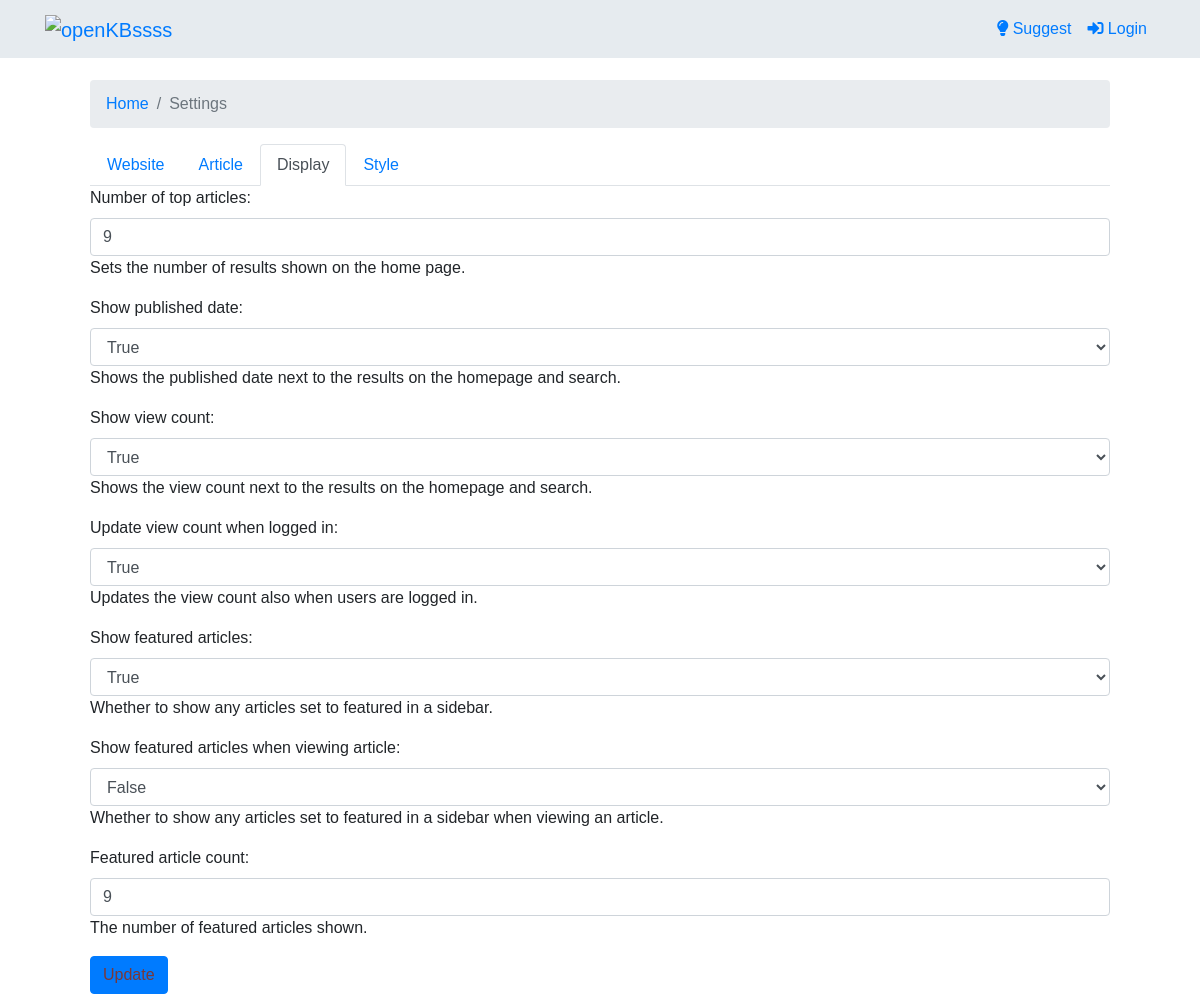
Screenshot of /settings/display/ with the database file from the repository.
### kb/models.py (models this page shows, shortened)
class DisplaySettings(models.Model):
    number_of_top_articles = models.IntegerField(default=10)
    show_published_date = models.BooleanField(default=True)
    show_view_count = models.BooleanField(default=True)
    update_view_count_when_logged_in = models.BooleanField(default=True)
    show_featured_articles = models.BooleanField(default=True)
    show_featured_articles_when_viewing_article = models.BooleanField(default=False)
    featured_article_count = models.IntegerField(default=4)

### kb/views.py (the view, shortened to what this page needs)
# urls.py: path('settings/display/', DisplaySettingsView.as_view(), name='display_settings'),
class DisplaySettingsView(UpdateView):
    model = DisplaySettings
    template_name = 'settings/display_settings.html'
    form_class = DisplaySettingsForm
    success_url = '/settings/display/'
    def get_object(self, queryset=None):
        return DisplaySettings.objects.first() or DisplaySettings()
    def get_context_data(self, **kwargs):
        context = super().get_context_data(**kwargs)
        context['active_tab'] = 'display'
        return context

### kb/context_processors.py (called while the page is built)
def website_settings(request):
    website_settings = WebsiteSettings.objects.first()
    style_settings = StyleSettings.objects.first()
    return {
        'websettings': website_settings,
        'style_settings': style_settings,
    }

### templates/settings/display_settings.html (shortened to what this page needs)
{% extends 'settings/base_settings.html' %}
{% block settings_content %}
<form method="post" action="{% url 'display_settings' %}">
    {{ form.as_p }}
    <button type="submit" class="btn btn-primary">Update</button>
</form>
{% endblock %}

### static/assets/css/styles.css (style rules this page uses)
html, body { height: 100%; margin: 0; }

### rows the page displays
DisplaySettings: number_of_top_articles "9", show_published_date "True", show_view_count "True", update_view_count_when_logged_in "True", show_featured_articles "True", as_p "False", featured_article_count "9"
